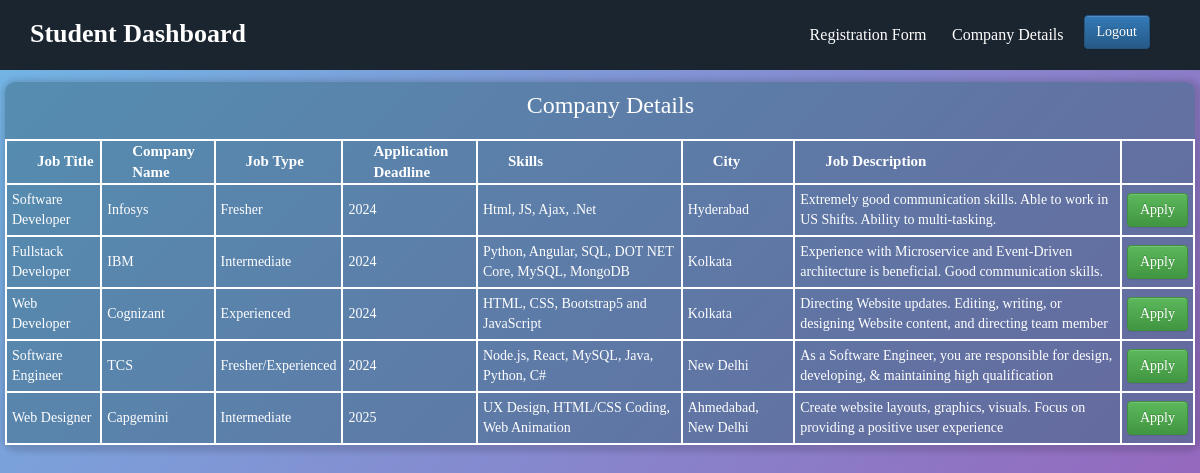
Page /company_details.php on the committed database.
### tables this page shows
CREATE TABLE `job` (
  `jobID` int(11) NOT NULL,
  `jobTitle` varchar(50) NOT NULL,
  `companyName` varchar(50) NOT NULL,
  `jobType` varchar(50) NOT NULL,
  `applicationDeadline` int(10) NOT NULL,
  `skills` varchar(50) NOT NULL,
  `city` varchar(50) NOT NULL,
  `jobDescription` varchar(100) NOT NULL
);

### company_details.php (the view, shortened to what this page needs)
<?php
    require 'connect.php';
    $sql = "SELECT * FROM job";
    $result = mysqli_query($conn, $sql);
?>
<!DOCTYPE html>
<html lang="en">
<head>
    <link rel="stylesheet" href="student1.css">
<link rel="stylesheet" href="https://cdn.jsdelivr.net/npm/bootstrap@3.3.7/dist/css/bootstrap.min.css">
<link rel="stylesheet" href="https://cdn.jsdelivr.net/npm/bootstrap@3.3.7/dist/css/bootstrap-theme.min.css">
</head>
<body>
    <nav>
        <label>Student Dashboard</label>
        <ul>
            <li>
                <a href="registration.php">Registration Form</a>
            </li>
            <li>
                <a href="company_details.php">Company Details</a>
            </li>
            <div class="logout">
                <a href="logout.php" class="btn btn-primary">Logout</a>
            </div>
        </ul>
        <div class="content">
            <h3 id="company_details">Company Details</h3>
                <table>
                    <tr class= "table">
                        <th>Job Title</th>
                        <th>Company Name</th>
                        <th>Job Type</th>
                        <th>Application Deadline</th>
                        <th>Skills</th>
                        <th>City</th>
                        <th>Job Description</th>
                        <th></th>
                    </tr>
                    <?php
                        while($info = $result->fetch_assoc())
                        {
                    ?>
                    <tr>
                        <td>
                            <?php echo "{$info['jobTitle']}"; ?>
                        </td>
                        <td>
                        <?php echo "{$info['companyName']}"; ?>
                        </td>
                        <td>
                        <?php echo "{$info['jobType']}"; ?>
                        </td>
                        <td>
                        <?php echo "{$info['applicationDeadline']}"; ?>
                        </td>
                        <td>
                        <?php echo "{$info['skills']}"; ?>
                        </td>
                        <td>
                        <?php echo "{$info['city']}"; ?>
                        </td>
                        <td>
                        <?php echo "{$info['jobDescription']}"; ?>
                        </td>
                        <td>
                            <div>
                            <a href =" apply.php">
                                <input button= "apply.php" class="btn btn-success" type="submit" value="Apply">
                            </a>
                            </div>
                        </td>
                    </tr>
                    <?php
                        }
                    ?>
                </table>
        </div>
    </nav>
</body>
</html>

### student1.css (style rules this page uses)
* { margin: 0px; padding: 0px; font-family: 'Times New Roman', Times, serif; }
nav { position: fixed; background-color: #1b252f; height: 70px; width: 100%; z-index: 1; }
label { color: white; font-size: 26px; font-weight: bold; padding-left: 30px; padding-top: 15px; }
ul { position: relative; float: right; margin-right: 25px; }
ul li { display: inline-block; line-height: 70px; margin: 0 5px; margin-left: 17px; }
ul li a { text-decoration: none; color: white; font-size: 16px; }
.logout { float: right; padding-top: 15px; padding-right: 25px; margin-left: 15px; }
body { display: flex; height: 100vh; background: linear-gradient(135deg, #71b7e6, #9b59b6); }
.content { margin: 25px 5px 0px 5px; background-color: rgba(57, 105, 127, 0.5); box-shadow: 2px 2px 5px 5px rgba(26, 25, 33, 0.15); border-radius: 10px; }
#company_details { color: white; padding: 10px 10px; margin-left: 43%; }
table { color: white; border: 2px solid rgb(255, 255, 255); }
.table th { font-size: 15px; border: 1px; padding-left: 30px; border: 2px solid rgb(255, 255, 255); }
tr td { padding: 5px 5px 5px 5px; border: 2px solid rgb(255, 255, 255); }

### rows in the picture
job: jobTitle "Software Developer", companyName "Infosys", jobType "Fresher", applicationDeadline "2024", skills "Html, JS, Ajax, .Net", city "Hyderabad", jobDescription "Extremely good communication skills. Able to work in US Shifts. Ability to multi-tasking."
job: jobTitle "Fullstack Developer", companyName "IBM", jobType "Intermediate", applicationDeadline "2024", skills "Python, Angular, SQL, DOT NET Core, MySQL, MongoDB", city "Kolkata", jobDescription "Experience with Microservice and Event-Driven architecture is beneficial. Good communication skills."
job: jobTitle "Web Developer", companyName "Cognizant", jobType "Experienced", applicationDeadline "2024", skills "HTML, CSS, Bootstrap5 and JavaScript", city "Kolkata", jobDescription "Directing Website updates. Editing, writing, or designing Website content, and directing team member"
job: jobTitle "Software Engineer", companyName "TCS", jobType "Fresher/Experienced", applicationDeadline "2024", skills "Node.js, React, MySQL, Java, Python, C#", city "New Delhi", jobDescription "As a Software Engineer, you are responsible for design, developing, & maintaining high qualification"
job: jobTitle "Web Designer", companyName "Capgemini", jobType "Intermediate", applicationDeadline "2025", skills "UX Design, HTML/CSS Coding, Web Animation", city "Ahmedabad, New Delhi", jobDescription "Create website layouts, graphics, visuals. Focus on providing a positive user experience"
